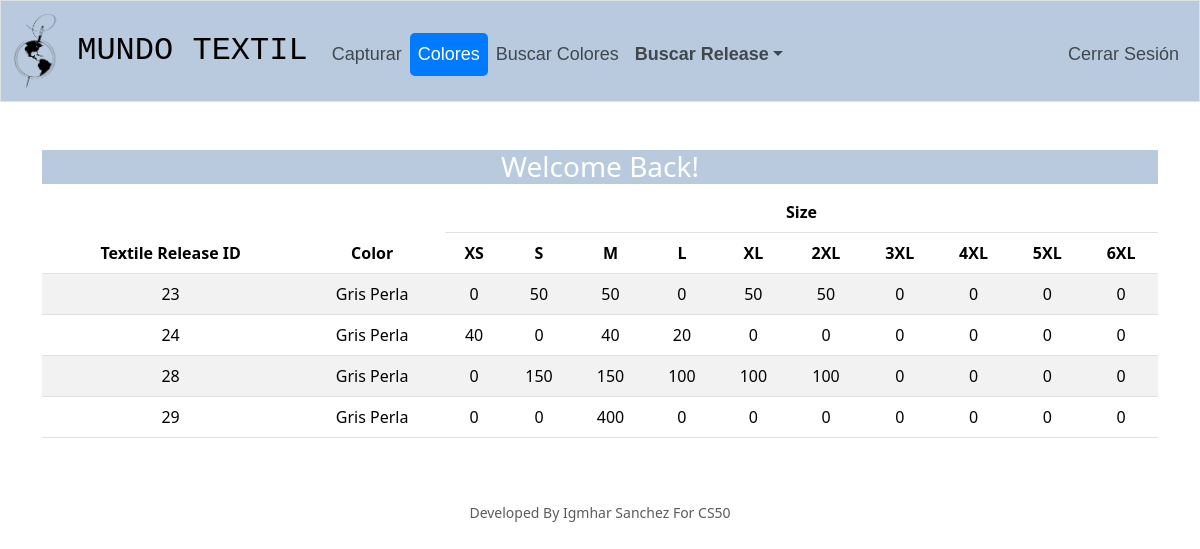
Page /colors (signed in) on the committed database.
### tables this page shows
CREATE TABLE color_quantities (
    id INTEGER PRIMARY KEY AUTOINCREMENT NOT NULL,
    textile_release_id INTEGER,
    color TEXT,
    size TEXT,
    total_quantity INTEGER,
    FOREIGN KEY (textile_release_id) REFERENCES textile_releases(id)
);

### app.py (the view)
@app.route("/colors", methods=["GET", "POST"])
@login_required
def colors():
    color_quantities = db.execute("SELECT textile_release_id, color, size, total_quantity FROM color_quantities")
    color_quantity_dict = {}
    for row in color_quantities:
        textile_release_id = row['textile_release_id']
        color = row['color']
        size = row['size']
        quantity = row['total_quantity']
        if textile_release_id not in color_quantity_dict:
            color_quantity_dict[textile_release_id] = {}
        if color not in color_quantity_dict[textile_release_id]:
            color_quantity_dict[textile_release_id][color] = {}
        color_quantity_dict[textile_release_id][color][size] = quantity
    return render_template("colors.html", color_quantities=color_quantity_dict)

### app.py (called while the page is built)
@app.after_request
def after_request(response):
    response.headers["Cache-Control"] = "no-cache, no-store, must-revalidate"
    response.headers["Expires"] = 0
    response.headers["Pragma"] = "no-cache"
    return response

### helpers.py (called while the page is built)
def login_required(f):
    @wraps(f)
    def decorated_function(*args, **kwargs):
        if session.get("user_id") is None:
            return redirect("/login")
        return f(*args, **kwargs)
    return decorated_function

### templates/colors.html (shortened to what this page needs)
{% extends "layout.html" %}
{% block main %}
    <div class="bg-custom">
        <h3 style="color: white">Welcome Back!</h3>
    </div>
    <table class="table table-striped" >
        <thead class = "Rosa">
            <tr>
                <th rowspan="2">Textile Release ID</th>
                <th rowspan="2">Color</th>
                <th colspan="10">Size</th>
            </tr>
            <tr>
                <th>XS</th>
                <th>S</th>
                <th>M</th>
                <th>L</th>
                <th>XL</th>
                <th>2XL</th>
                <th>3XL</th>
                <th>4XL</th>
                <th>5XL</th>
                <th>6XL</th>
            </tr>
        </thead>
        <tbody >
            {% for textile_release_id, color_sizes in color_quantities.items() %}
                {% for color, sizes in color_sizes.items() %}
                    <tr class="{{ color|replace(' ', '_') }}">
                        {% if loop.first %}
                            <td rowspan="{{ color_sizes|length }}">{{ textile_release_id }}</td>
                        {% endif %}
                        <td>{{ color }}</td>
                        {% for size in ['XS', 'S', 'M', 'L', 'XL', '2XL', '3XL', '4XL', '5XL', '6XL'] %}
                            <td>{{ sizes.get(size, 0) }}</td>
                        {% endfor %}
                    </tr>
                {% endfor %}
            {% endfor %}
        </tbody>
    </table>
{% endblock %}

### static/styles.css (style rules this page uses)
.bg-custom { background-color: #b9cadf; }
.Rosa { background-color: rgb(243, 132, 160); }

### rows in the picture
color_quantities: textile_release "23", color "Gris Perla", get "0" "50" "50" "0" "50" "50" "0" "0" "0" "0"
color_quantities: textile_release "24", color "Gris Perla", get "40" "0" "40" "20" "0" "0" "0" "0" "0" "0"
color_quantities: textile_release "28", color "Gris Perla", get "0" "150" "150" "100" "100" "100" "0" "0" "0" "0"
color_quantities: textile_release "29", color "Gris Perla", get "0" "0" "400" "0" "0" "0" "0" "0" "0" "0"
